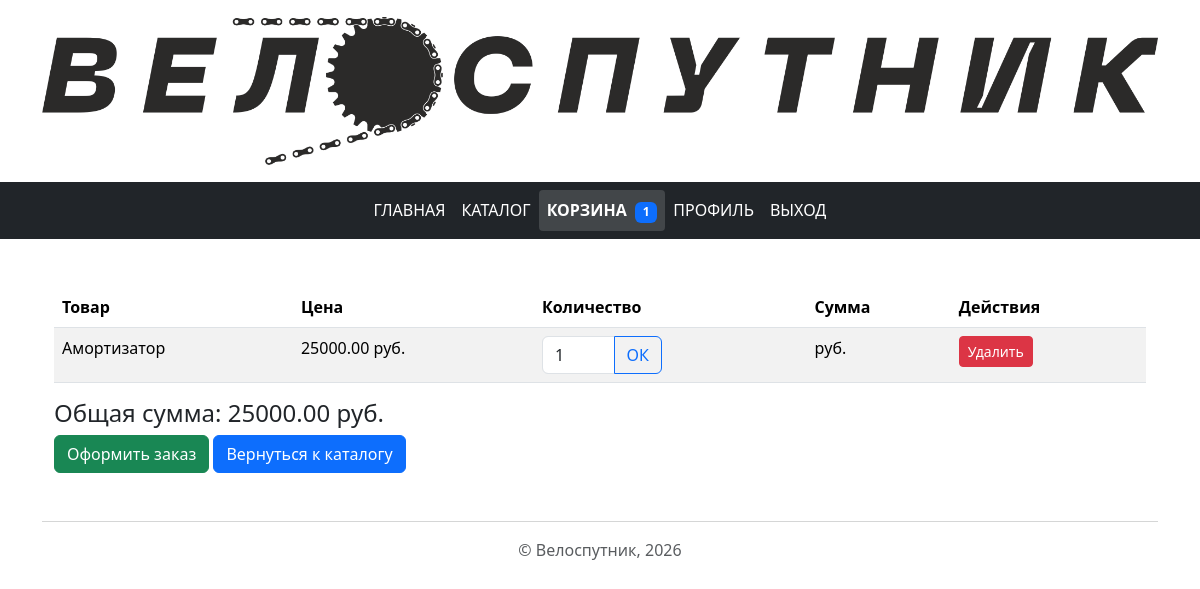
Before: /cart/ (signed in) with the older database file.
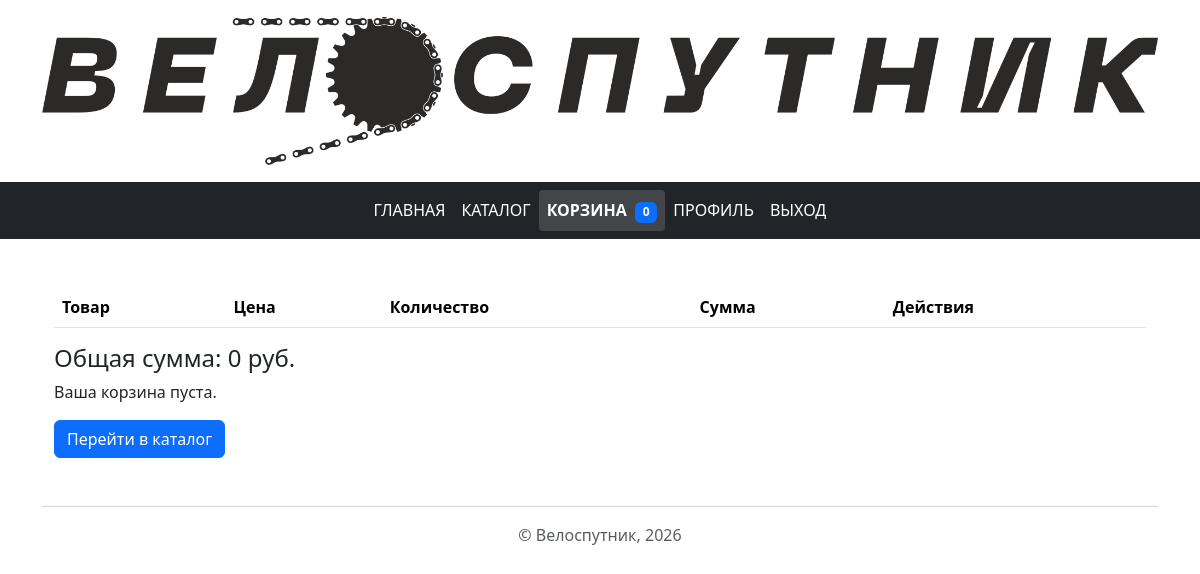
After: the same page with the newer database file.
### cart/models.py (models this page shows, shortened)
class CartItem(models.Model):
    cart = models.ForeignKey(
        Cart,
        on_delete=models.CASCADE,
        related_name='items'
    )
    product = models.ForeignKey(
        Product,
        on_delete=models.CASCADE
    )
    quantity = models.PositiveIntegerField(
        default=1
    )
    price_at_addition = models.DecimalField(
        max_digits=10,
        decimal_places=2
    )
    class Meta:
        unique_together = ('cart', 'product')
    @property
    def total_price(self):
        return self.quantity * self.price_at_addition

### store/models.py (models this page shows, shortened)
class Product(models.Model):
    name = models.CharField(
        max_length=255,
        verbose_name='Название',
    )
    description = models.TextField(
        verbose_name='Описание',
        blank=True,
        null=True,
    )
    category = models.ForeignKey(
        Category,
        on_delete=models.CASCADE,
        verbose_name="Категория"
    )
    production_year = models.PositiveIntegerField(
        verbose_name='Год производства',
    )
    price = models.DecimalField(
        max_digits=10,
        decimal_places=2,
        verbose_name='Цена',
    )
    amount = models.PositiveIntegerField(
        verbose_name='Количество',
    )
    image = models.ImageField(
        upload_to='products/',
        verbose_name='Изображение',
        blank=True,
        null=True,
    )
    class Meta:
        verbose_name = 'Товар'
        verbose_name_plural = 'Товары'
        ordering = ['name']
    def is_in_stock(self):
        """Проверяет, есть ли товар в наличии."""
        return self.amount > 0
    is_in_stock.boolean = True
    is_in_stock.short_description = 'В наличии'
    def formatted_price(self):
        """Возвращает цену с разделителем тысяч и символом валюты."""
        return f'{self.price:,.2f} ₽'.replace(',', ' ').replace('.', ',')
    formatted_price.short_description = 'Цена с ₽'
    def get_availability_display(self):
        """Возвращает текстовое представление наличия товара."""
        return "В наличии" if self.is_in_stock() else "Нет в наличии"
    get_availability_display.short_description = 'Наличие'

### cart/views.py (the view)
# urls.py: path('', views.cart_detail, name='cart_detail'),
@login_required
def cart_detail(request):
    cart, created = Cart.objects.get_or_create(user=request.user)
    cart_items = cart.items.select_related('product').all()
    total_price = cart.total_price
    context = {
        'cart_items': cart_items,
        'total_price': total_price,
    }
    return render(request, 'cart/cart_details.html', context)

### cart/models.py (called while the page is built)
    @property
    def total_price(self):
        return sum(item.total_price for item in self.items.all())

### templates/cart/cart_details.html (shortened to what this page needs)
{% extends 'base.html' %}
{% block content %}
<div class="container my-5">
<table class="table table-striped">
    <thead>
        <tr>
            <th>Товар</th>
            <th>Цена</th>
            <th>Количество</th>
            <th>Сумма</th>
            <th>Действия</th>
        </tr>
    </thead>
    <tbody>
        {% for item in cart_items %}
            <tr>
                <td>{{ item.product.name }}</td>
                <td>{{ item.product.price }} руб.</td>
                <td>
                    <form class="update-quantity-form" action="{% url 'cart:update_cart_item' %}" method="post">
                        <div class="input-group" style="width: 120px;">
                            <input type="number" name="quantity" value="{{ item.quantity }}" min="1" class="form-control">
                            <button class="btn btn-outline-primary" type="submit">ОК</button>
                </div>
            </form>
        </td>
        <td id="item-total-{{ item.id }}">{{ item.get_item_total }} руб.</td>
        <td>
            <form action="{% url 'cart:remove_from_cart' %}" method="post" style="display:inline;">
                <button type="submit" class="btn btn-sm btn-danger">Удалить</button>
            </form>
        </td>
    </tr>
{% endfor %}
</tbody>
</table>
<h4>Общая сумма: <span id="total-price">{{ total_price }} руб.</span></h4>
{% if cart_items %}
<form method="post" action="{% url 'cart:create_order' %}" style="display: inline;">
    <button type="submit" class="btn btn-success" id="create-order-btn">
        Оформить заказ
    </button>
    <a href="{% url 'store:catalog' %}" class="btn btn-primary">
        Вернуться к каталогу
    </a>
</form>
{% else %}
<p>Ваша корзина пуста.</p>
<a href="{% url 'store:catalog' %}" class="btn btn-primary">Перейти в каталог</a>
{% endif %}
{% endblock %}

Changed rows visible on the page:
removed CartItem: product.name "Амортизатор", product.price "25000.00", quantity "1"
Other visible differences:
{{ cart_items|length }}: "1" → "0"
{{ total_price }}: "25000.00" → "0"
text no longer shown: "Оформить заказ Вернуться к каталогу"
text now shown: "Ваша корзина пуста. Перейти в каталог"
